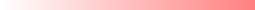

This chart was generated by the following Python code:
from time import time
tijd=time()
from PIL import Image
foto_nieuw =Image.new("RGBA", (255, 10), (0,0,0,0))
pixels_nieuw = foto_nieuw.load()
for y in range(10):
    for x in  range(255):
        pixels_nieuw[x,y]=(255,128,128,x)

foto_nieuw.save("achtergrond.png")
print(time()-tijd)
foto_nieuw.show()
